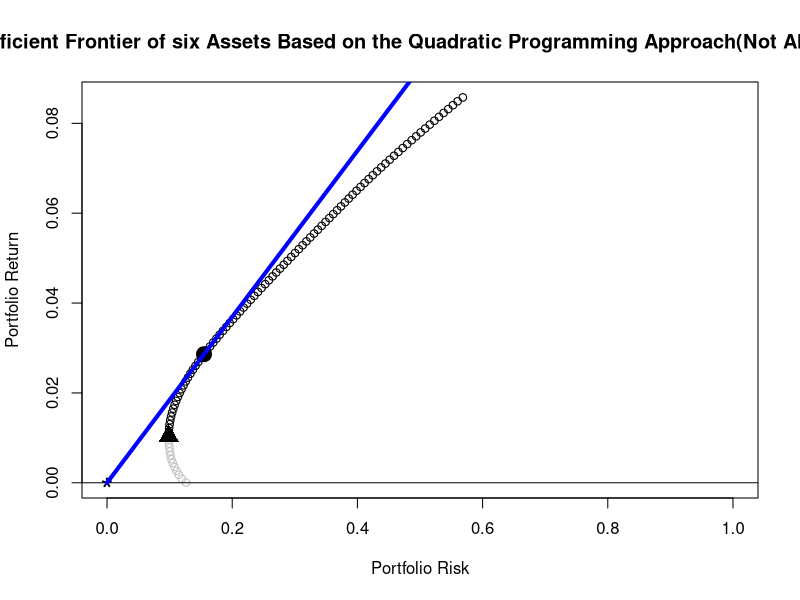
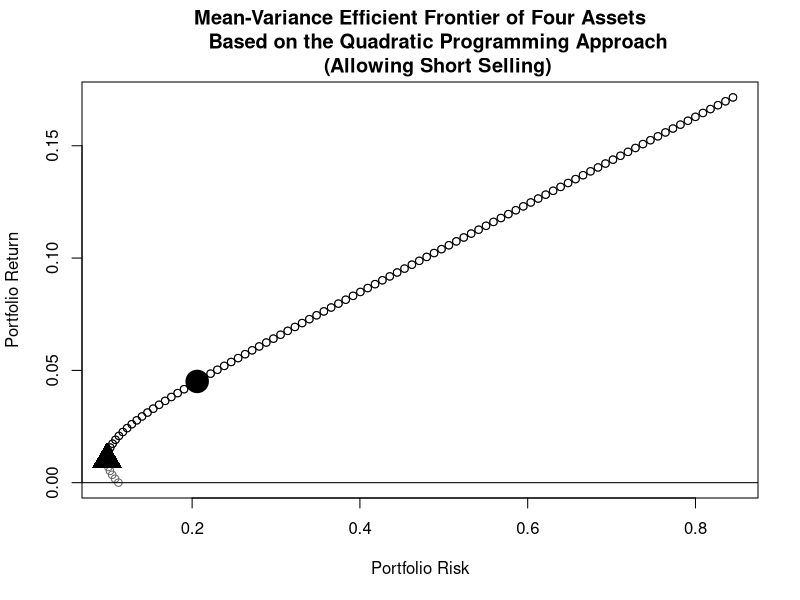
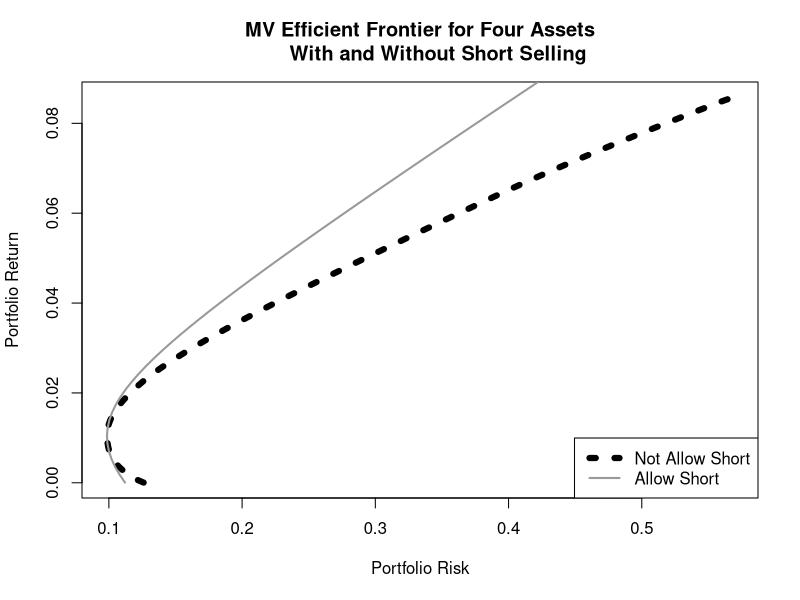

The R source for these figures, in order:
library(quadprog)
?solve.QP
D = 2*diag(c(1,2,4))
d = c(1,1,-5)
At = matrix(0,nrow=3,ncol=3)
At[1,] = c(-1,0,-1)
At[2,] = c(1,0,0)
At[3,] = c(0,-1,0)
b0 = c(-1,5,0)
D
At
b0
x= solve.QP(D, d, t(At), b0)$solution
x

#Swiss Pension Fund  assets returns benchmark,available from the (fBasics) package.

library(fBasics)

library(timeSeries)

data(LPP2005REC)
assetReturns <- 100 * LPP2005REC[, 1:6]
head(assetReturns)
class(assetReturns)
VCOV<-cov(assetReturns)
VCOV
#Construct the Target Portfolio Return Vector 
avg.ret<-apply(assetReturns,2,mean)
avg.ret
min.ret<-min(avg.ret)
min.ret
max.ret<-max(avg.ret)
max.ret

Dmat<-2*VCOV
dvec<-c(rep(0,length(avg.ret)))
Amat<-cbind(rep(1,length(avg.ret)),avg.ret,
            diag(1,nrow=ncol(assetReturns)))
bvec<-c(1,0.01,rep(0,ncol(assetReturns)))
soln<-solve.QP(Dmat,dvec,Amat,bvec=bvec,meq=2)
soln
increments=100
tgt.ret<-seq(min.ret,max.ret,length=increments)
head(tgt.ret)
tail(tgt.ret)

#Construct Dummy Portfolio Standard Deviation Vector
tgt.sd<-rep(0,length=increments)
tgt.sd

#Construct Dummy Portfolio Weights Vector
wgt<-matrix(0,nrow=increments,ncol=length(avg.ret))
head(wgt)

#Run the quadprog Optimizer

for (i in 1:increments){
  Dmat<-2*VCOV
  dvec<-c(rep(0,length(avg.ret)))
  Amat<-cbind(rep(1,length(avg.ret)),avg.ret,
               +diag(1,nrow=ncol(assetReturns)))
  bvec<-c(1,tgt.ret[i],rep(0,ncol(assetReturns)))
  soln<-solve.QP(Dmat,dvec,Amat,bvec=bvec,meq=2)
  tgt.sd[i]<-sqrt(soln$value)
  wgt[i,]<-soln$solution}

head(tgt.sd)
tail(tgt.sd)
head(wgt)
tail(wgt)
colnames(wgt)<-colnames(assetReturns)
head(wgt)
tail(wgt)

CHECK<-rowSums(wgt)
CHECK

#Combine Portfolio Returns, Portfolio Standard Deviations, and Portfolio Weights 
tgt.port<-data.frame(cbind(tgt.ret,tgt.sd,wgt))
head(tgt.port)
tail(tgt.port)
no.short.tgt.port<-tgt.port

#Minimum Variance Portfolio
minvar.port<-subset(tgt.port,tgt.port$tgt.sd==min(tgt.port$tgt.sd))
minvar.port

#Tangency Portfolio
riskfree=0
tgt.port$Sharpe<-(tgt.port$tgt.ret-riskfree)/tgt.port$tgt.sd
head(tgt.port)
tail(tgt.port)
tangency.port<-subset(tgt.port,tgt.port$Sharpe==max(tgt.port$Sharpe))
tangency.port

#Identify Efficient Portfolios
eff.frontier<-subset(tgt.port,tgt.port$tgt.ret>=minvar.port$tgt.ret)
eff.frontier[c(1:3,nrow(eff.frontier)),]

#Plot the MV Efficient Frontier
plot(x=tgt.sd,y=tgt.ret,xlim = c(0, 1),col="gray",xlab="Portfolio Risk",
     ylab="Portfolio Return",
     main="Mean-Variance Efficient Frontier of six Assets Based on the Quadratic Programming Approach(Not Allowing Short Selling)")
abline(h=0,lty=1)
points(x=minvar.port$tgt.sd,y=minvar.port$tgt.ret,pch=17,cex=2)
points(x=tangency.port$tgt.sd,y=tangency.port$tgt.ret,pch=19,cex=2)
points(x=eff.frontier$tgt.sd,y=eff.frontier$tgt.ret)
points(0,riskfree, cex = 2, pch = "*") # show risk-free asset
lines(c(0, 1), riskfree + c(0, 1) * (tangency.port$tgt.ret - riskfree) / tangency.port$tgt.sd,
      lwd = 4, lty = 1, col = "blue")
#Effect of Allowing Short Selling
tgt.ret<-seq(min.ret,max.ret*2,length=increments) # no bounds in short selling
head(tgt.ret)
tail(tgt.ret)
library(quadprog)

for (i in 1:length(tgt.ret)){
   Dmat<-2*VCOV
   dvec<-c(rep(0,length(avg.ret)))
   Amat<-cbind(rep(1,length(avg.ret)),avg.ret)
   bvec<-c(1,tgt.ret[i])
   soln<-solve.QP(Dmat,dvec,Amat,bvec=bvec,meq=2)
   tgt.sd[i]<-sqrt(soln$value)
   wgt[i,]<-soln$solution}
head(tgt.sd)
tail(tgt.sd)
head(wgt)
tail(wgt)
CHECK.wgt<-rowSums(wgt)
CHECK.wgt
tgt.port<-data.frame(cbind(tgt.ret,tgt.sd,wgt))
head(tgt.port)
tail(tgt.port)
with.short.tgt.port<-tgt.port
minvar.port<-subset(tgt.port,tgt.port$tgt.sd==min(tgt.port$tgt.sd))
minvar.port
tgt.port$Sharpe<-(tgt.port$tgt.ret-riskfree)/tgt.port$tgt.sd
head(tgt.port)
tangency.port<-subset(tgt.port,tgt.port$Sharpe==max(tgt.port$Sharpe))
tangency.port
eff.frontier<-subset(tgt.port,tgt.port$tgt.ret>=minvar.port$tgt.ret)
eff.frontier[c(1:3,nrow(eff.frontier)),]
plot(x=tgt.sd,
      y=tgt.ret,
      col="gray40",
      xlab="Portfolio Risk",
      ylab="Portfolio Return",
      main="Mean-Variance Efficient Frontier of Four Assets
      Based on the Quadratic Programming Approach
      (Allowing Short Selling)")
     
abline(h=0,lty=1)
points(x=minvar.port$tgt.sd,y=minvar.port$tgt.ret,pch=17,cex=3)
points(x=tangency.port$tgt.sd,y=tangency.port$tgt.ret,pch=19,cex=3)
points(x=eff.frontier$tgt.sd,y=eff.frontier$tgt.ret)

plot(x=no.short.tgt.port$tgt.sd,
      y=no.short.tgt.port$tgt.ret,
      xlab="Portfolio Risk",
      ylab="Portfolio Return",
      type="l",
      lwd=6,
      lty=3,
      main="MV Efficient Frontier for Four Assets
      With and Without Short Selling")
lines(x=with.short.tgt.port$tgt.sd,
         y=with.short.tgt.port$tgt.ret,
         col="gray60",
         type="l",
         lwd=2)
legend("bottomright",
          c("Not Allow Short","Allow Short"),
          col=c("black","gray60"),
          lty=c(3,1),
          lwd=c(6,2))
